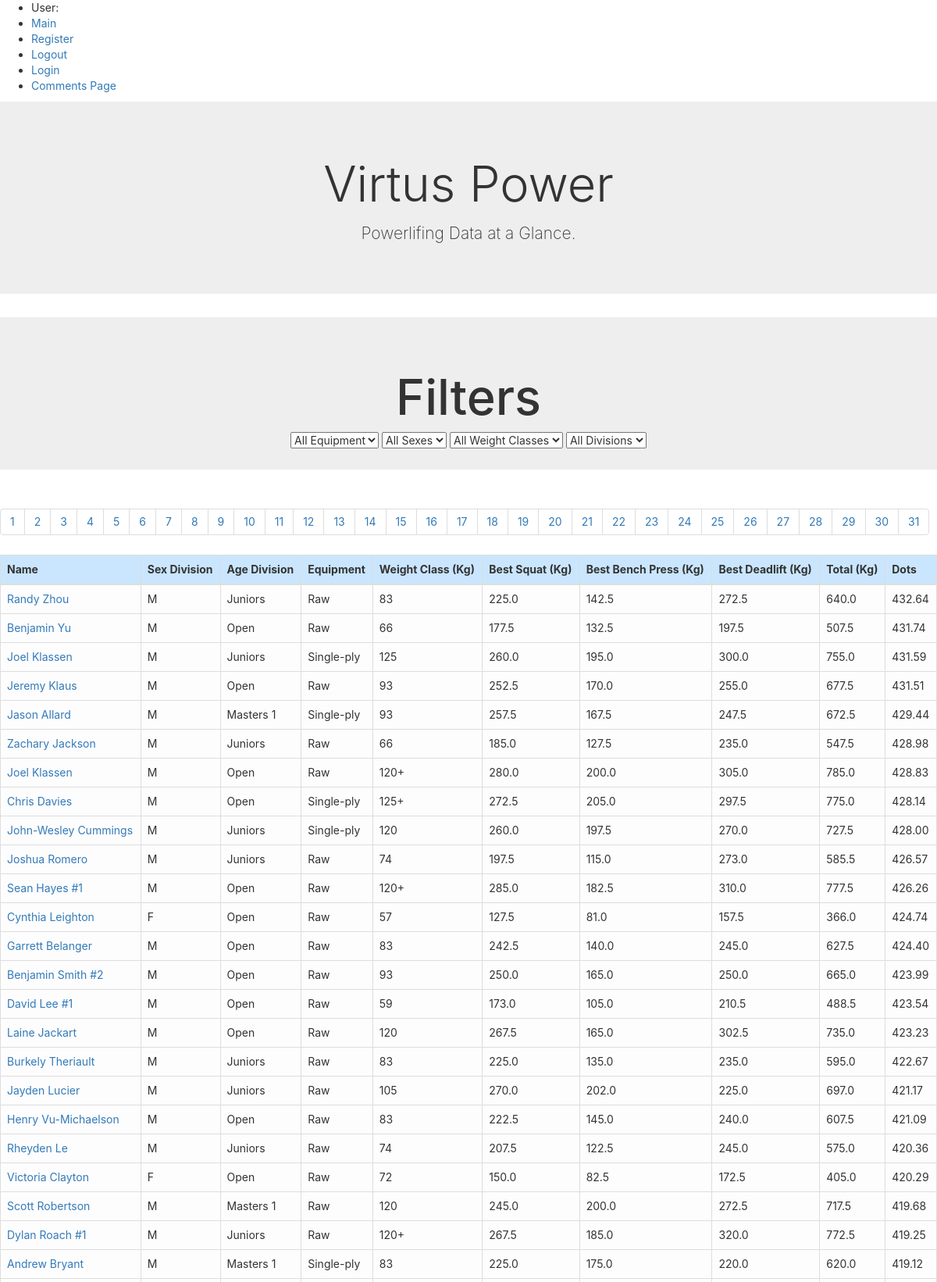
Page /php/public/index.php?page=2 (upper part) on the committed database.
### tables this page shows
CREATE TABLE `bcpa_powerlifting_database` (
  `Name` varchar(25) DEFAULT NULL,
  `Sex` varchar(1) DEFAULT NULL,
  `Event` varchar(3) DEFAULT NULL,
  `Equipment` varchar(10) DEFAULT NULL,
  `Division` varchar(11) DEFAULT NULL,
  `BodyweightKg` decimal(5,2) DEFAULT NULL,
  `WeightClassKg` varchar(4) DEFAULT NULL,
  `Best3SquatKg` decimal(4,1) DEFAULT NULL,
  `Best3BenchKg` decimal(4,1) DEFAULT NULL,
  `Best3DeadliftKg` decimal(4,1) DEFAULT NULL,
  `TotalKg` decimal(4,1) DEFAULT NULL,
  `Place` varchar(2) DEFAULT NULL,
  `Dots` decimal(5,2) DEFAULT NULL,
  `Wilks` decimal(5,2) DEFAULT NULL,
  `Glossbrenner` decimal(5,2) DEFAULT NULL,
  `Goodlift` decimal(5,2) DEFAULT NULL,
  `Tested` varchar(3) DEFAULT NULL,
  `Country` varchar(6) DEFAULT NULL,
  `State` varchar(2) DEFAULT NULL,
  `Federation` varchar(3) DEFAULT NULL,
  `ParentFederation` varchar(3) DEFAULT NULL,
  `Date` datetime DEFAULT NULL,
  `MeetCountry` varchar(6) DEFAULT NULL,
  `MeetState` varchar(2) DEFAULT NULL,
  `MeetTown` varchar(15) DEFAULT NULL,
  `MeetName` varchar(28) DEFAULT NULL,
  `Id` int(11) NOT NULL
);

### php/public/main_functions.php (the view, shortened to what this page needs)
<?php
function start_table()
{
    echo "<table class=\" table table-light table-bordered table-hover\" border=\"1\">\n";
    echo "<thead>
    <th>Name</th>
    <th>Sex Division</th>
    <th>Age Division</th>
    <th>Equipment</th>
    <th>Weight Class (Kg)</th>
    <th>Best Squat (Kg)</th>
    <th>Best Bench Press (Kg)</th>
    <th>Best Deadlift (Kg)</th>
    <th>Total (Kg)</th>
    <th>Dots</th></tr>
    </thead>";
}
function powerlifting_table($name, $seggs, $division, $equipment, $weightclass, $s, $b, $d, $total, $strcoefficient)
{
    echo "<tr";
    echo "><td>$name</td>
			<td>$seggs</td>
			<td>$division</td>
			<td>$equipment</td>
			<td>$weightclass</td>
			<td>$s</td>
            <td>$b</td>
            <td>$d</td>
            <td>$total</td>
            <td>$strcoefficient</td>
		</tr>";
}
function end_table()
{
    echo "</table>";
}

### php/public/index.php (shortened to what this page needs)
<?php
require_once('../private/initialize.php');
include '../private/header.php';
include 'main_functions.php';
?>
<div class="jumbotron jumbotron-fluid text-center">
    <div class="container-fluid">
        <h1 class="display-4">Virtus Power</h1>
        <p class="lead">Powerlifing Data at a Glance.</p>
    </div>
</div>
<?php
$results_per_page = 50;
$orderBy = 'ORDER BY Dots DESC';
$query = "SELECT * FROM bcpa_powerlifting_database WHERE 1 "  . $orderBy . "";
$result = mysqli_query($db, $query);
$number_of_results = mysqli_num_rows($result);
$number_of_pages = ceil($number_of_results / $results_per_page);
if (!isset($_GET['page'])) {
    $page = 1;
} else {
    $page = $_GET['page'];
}
$this_page_first_result = ($page - 1) * $results_per_page;
$query = "SELECT * FROM bcpa_powerlifting_database "  . $orderBy . " LIMIT $this_page_first_result, $results_per_page";
$result = mysqli_query($db, $query);
?>
<div class="jumbotron jumbotron-fluid text-center">
    <h1>Filters</h1>
    <div class=col-lg-12>
        <select name="equipment" id="equipment" class="select-filter">
            <option selected> All Equipment </option>
        </select>
        <select name="seggs" id="seggs" class="select-filter">
            <option selected> All Sexes </option>
        </select>
        <select name="weightclass" id="weightclass" class="select-filter">
            <option selected> All Weight Classes </option>
        </select>
        <select name="division" id="division" class="select-filter">
            <option selected> All Divisions </option>
        </select>
    </div>
</div>
<nav aria-label="Pagination">
    <ul class="pagination" id="pagination-change">
        <?php for ($page = 1; $page <= $number_of_pages; $page++) : ?>
            <li><a href="index.php?page=<?= $page; ?>" class="page-link"><?= $page; ?></a></li>
        <?php endfor; ?>
    </ul>
</nav>
<?php
echo "<div class=main-container container-fluid col-lg-12>";
start_table();
while ($row = mysqli_fetch_array($result)) {
    powerlifting_table("<a href=\"details.php?user_id={$row['Id']}\">$row[0]</a>", $row[1], $row[4], $row[3], $row[6], $row[7], $row[8], $row[9], $row[10], $row[12]);
}
end_table();
echo "</div>";
include 'footer.php';
?>

### css/main.css (style rules this page uses)
h1 { font-size: 30px; }
body, textarea, input { font-family: -apple-system, BlinkMacSystemFont, 'Segoe UI', Roboto, Oxygen, Ubuntu, Cantarell, 'Open Sans', 'Helvetica Neue', sans-serif !important; }
body { margin: 20px; }
.jumbotron { background-color: #cae6ff; }
thead { background-color: #cae6ff; }
a { color: #274472; }

### rows in the picture
bcpa_powerlifting_database: name "Randy Zhou", Sex "M", Division "Juniors", Equipment "Raw", WeightClassKg "83", Best3SquatKg "225.0", Best3BenchKg "142.5", Best3DeadliftKg "272.5", TotalKg "640.0", Dots "432.64"
bcpa_powerlifting_database: name "Benjamin Yu", Sex "M", Division "Open", Equipment "Raw", WeightClassKg "66", Best3SquatKg "177.5", Best3BenchKg "132.5", Best3DeadliftKg "197.5", TotalKg "507.5", Dots "431.74"
bcpa_powerlifting_database: name "Joel Klassen", Sex "M", Division "Juniors", Equipment "Single-ply", WeightClassKg "125", Best3SquatKg "260.0", Best3BenchKg "195.0", Best3DeadliftKg "300.0", TotalKg "755.0", Dots "431.59"
bcpa_powerlifting_database: name "Jeremy Klaus", Sex "M", Division "Open", Equipment "Raw", WeightClassKg "93", Best3SquatKg "252.5", Best3BenchKg "170.0", Best3DeadliftKg "255.0", TotalKg "677.5", Dots "431.51"
bcpa_powerlifting_database: name "Jason Allard", Sex "M", Division "Masters 1", Equipment "Single-ply", WeightClassKg "93", Best3SquatKg "257.5", Best3BenchKg "167.5", Best3DeadliftKg "247.5", TotalKg "672.5", Dots "429.44"
bcpa_powerlifting_database: name "Zachary Jackson", Sex "M", Division "Juniors", Equipment "Raw", WeightClassKg "66", Best3SquatKg "185.0", Best3BenchKg "127.5", Best3DeadliftKg "235.0", TotalKg "547.5", Dots "428.98"
bcpa_powerlifting_database: name "Joel Klassen", Sex "M", Division "Open", Equipment "Raw", WeightClassKg "120+", Best3SquatKg "280.0", Best3BenchKg "200.0", Best3DeadliftKg "305.0", TotalKg "785.0", Dots "428.83"
bcpa_powerlifting_database: name "Chris Davies", Sex "M", Division "Open", Equipment "Single-ply", WeightClassKg "125+", Best3SquatKg "272.5", Best3BenchKg "205.0", Best3DeadliftKg "297.5", TotalKg "775.0", Dots "428.14"
bcpa_powerlifting_database: name "John-Wesley Cummings", Sex "M", Division "Juniors", Equipment "Single-ply", WeightClassKg "120", Best3SquatKg "260.0", Best3BenchKg "197.5", Best3DeadliftKg "270.0", TotalKg "727.5", Dots "428.00"
bcpa_powerlifting_database: name "Joshua Romero", Sex "M", Division "Juniors", Equipment "Raw", WeightClassKg "74", Best3SquatKg "197.5", Best3BenchKg "115.0", Best3DeadliftKg "273.0", TotalKg "585.5", Dots "426.57"
bcpa_powerlifting_database: name "Sean Hayes #1", Sex "M", Division "Open", Equipment "Raw", WeightClassKg "120+", Best3SquatKg "285.0", Best3BenchKg "182.5", Best3DeadliftKg "310.0", TotalKg "777.5", Dots "426.26"
bcpa_powerlifting_database: name "Cynthia Leighton", Sex "F", Division "Open", Equipment "Raw", WeightClassKg "57", Best3SquatKg "127.5", Best3BenchKg "81.0", Best3DeadliftKg "157.5", TotalKg "366.0", Dots "424.74"
bcpa_powerlifting_database: name "Garrett Belanger", Sex "M", Division "Open", Equipment "Raw", WeightClassKg "83", Best3SquatKg "242.5", Best3BenchKg "140.0", Best3DeadliftKg "245.0", TotalKg "627.5", Dots "424.40"
bcpa_powerlifting_database: name "Benjamin Smith #2", Sex "M", Division "Open", Equipment "Raw", WeightClassKg "93", Best3SquatKg "250.0", Best3BenchKg "165.0", Best3DeadliftKg "250.0", TotalKg "665.0", Dots "423.99"
bcpa_powerlifting_database: name "David Lee #1", Sex "M", Division "Open", Equipment "Raw", WeightClassKg "59", Best3SquatKg "173.0", Best3BenchKg "105.0", Best3DeadliftKg "210.5", TotalKg "488.5", Dots "423.54"
bcpa_powerlifting_database: name "Laine Jackart", Sex "M", Division "Open", Equipment "Raw", WeightClassKg "120", Best3SquatKg "267.5", Best3BenchKg "165.0", Best3DeadliftKg "302.5", TotalKg "735.0", Dots "423.23"
bcpa_powerlifting_database: name "Burkely Theriault", Sex "M", Division "Juniors", Equipment "Raw", WeightClassKg "83", Best3SquatKg "225.0", Best3BenchKg "135.0", Best3DeadliftKg "235.0", TotalKg "595.0", Dots "422.67"
bcpa_powerlifting_database: name "Jayden Lucier", Sex "M", Division "Juniors", Equipment "Raw", WeightClassKg "105", Best3SquatKg "270.0", Best3BenchKg "202.0", Best3DeadliftKg "225.0", TotalKg "697.0", Dots "421.17"
bcpa_powerlifting_database: name "Henry Vu-Michaelson", Sex "M", Division "Open", Equipment "Raw", WeightClassKg "83", Best3SquatKg "222.5", Best3BenchKg "145.0", Best3DeadliftKg "240.0", TotalKg "607.5", Dots "421.09"
bcpa_powerlifting_database: name "Rheyden Le", Sex "M", Division "Juniors", Equipment "Raw", WeightClassKg "74", Best3SquatKg "207.5", Best3BenchKg "122.5", Best3DeadliftKg "245.0", TotalKg "575.0", Dots "420.36"
bcpa_powerlifting_database: name "Victoria Clayton", Sex "F", Division "Open", Equipment "Raw", WeightClassKg "72", Best3SquatKg "150.0", Best3BenchKg "82.5", Best3DeadliftKg "172.5", TotalKg "405.0", Dots "420.29"
bcpa_powerlifting_database: name "Scott Robertson", Sex "M", Division "Masters 1", Equipment "Raw", WeightClassKg "120", Best3SquatKg "245.0", Best3BenchKg "200.0", Best3DeadliftKg "272.5", TotalKg "717.5", Dots "419.68"
bcpa_powerlifting_database: name "Dylan Roach #1", Sex "M", Division "Juniors", Equipment "Raw", WeightClassKg "120+", Best3SquatKg "267.5", Best3BenchKg "185.0", Best3DeadliftKg "320.0", TotalKg "772.5", Dots "419.25"
bcpa_powerlifting_database: name "Andrew Bryant", Sex "M", Division "Masters 1", Equipment "Single-ply", WeightClassKg "83", Best3SquatKg "225.0", Best3BenchKg "175.0", Best3DeadliftKg "220.0", TotalKg "620.0", Dots "419.12"
